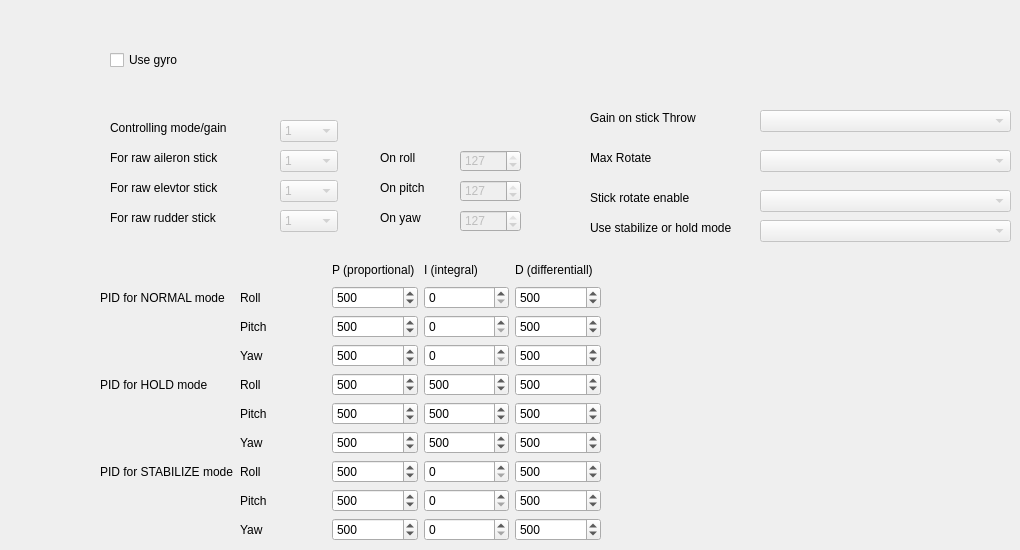
      <widget class="QWidget" name="tab_6">
       <attribute name="title">
        <string>Gyro</string>
       </attribute>
       <widget class="QCheckBox" name="cbGyro">
        <property name="geometry">
         <rect>
          <x>110</x>
          <y>50</y>
          <width>81</width>
          <height>20</height>
         </rect>
        </property>
        <property name="text">
         <string>Use gyro</string>
        </property>
       </widget>
       <widget class="QComboBox" name="comboBoxGyroMode">
        <property name="enabled">
         <bool>false</bool>
        </property>
        <property name="geometry">
         <rect>
          <x>280</x>
          <y>120</y>
          <width>58</width>
          <height>22</height>
         </rect>
        </property>
        <item>
         <property name="text">
          <string>1</string>
         </property>
        </item>
        <item>
         <property name="text">
          <string>2</string>
         </property>
        </item>
        <item>
         <property name="text">
          <string>3</string>
         </property>
        </item>
        <item>
         <property name="text">
          <string>4</string>
         </property>
        </item>
        <item>
         <property name="text">
          <string>5</string>
         </property>
        </item>
        <item>
         <property name="text">
          <string>6</string>
         </property>
        </item>
        <item>
         <property name="text">
          <string>7</string>
         </property>
        </item>
        <item>
         <property name="text">
          <string>8</string>
         </property>
        </item>
        <item>
         <property name="text">
          <string>9</string>
         </property>
        </item>
        <item>
         <property name="text">
          <string>10</string>
         </property>
        </item>
        <item>
         <property name="text">
          <string>11</string>
         </property>
        </item>
        <item>
         <property name="text">
          <string>12</string>
         </property>
        </item>
        <item>
         <property name="text">
          <string>13</string>
         </property>
        </item>
        <item>
         <property name="text">
          <string>14</string>
         </property>
        </item>
        <item>
         <property name="text">
          <string>15</string>
         </property>
        </item>
        <item>
         <property name="text">
          <string>16</string>
         </property>
        </item>
       </widget>
       <widget class="QLabel" name="label_35">
        <property name="geometry">
         <rect>
          <x>110</x>
          <y>120</y>
          <width>161</width>
          <height>16</height>
         </rect>
        </property>
        <property name="text">
         <string>Controlling mode/gain</string>
        </property>
       </widget>
       <widget class="QLabel" name="label_36">
        <property name="geometry">
         <rect>
          <x>110</x>
          <y>150</y>
          <width>161</width>
          <height>16</height>
         </rect>
        </property>
        <property name="text">
         <string>For raw aileron stick</string>
        </property>
       </widget>
       <widget class="QLabel" name="label_37">
        <property name="geometry">
         <rect>
          <x>110</x>
          <y>180</y>
          <width>161</width>
          <height>16</height>
         </rect>
        </property>
        <property name="text">
         <string>For raw elevtor stick</string>
        </property>
       </widget>
       <widget class="QLabel" name="label_38">
        <property name="geometry">
         <rect>
          <x>110</x>
          <y>210</y>
          <width>161</width>
          <height>16</height>
         </rect>
        </property>
        <property name="text">
         <string>For raw rudder stick</string>
        </property>
       </widget>
       <widget class="QComboBox" name="comboBoxGyroAilStick">
        <property name="enabled">
         <bool>false</bool>
        </property>
        <property name="geometry">
         <rect>
          <x>280</x>
          <y>150</y>
          <width>58</width>
          <height>22</height>
         </rect>
        </property>
        <item>
         <property name="text">
          <string>1</string>
         </property>
        </item>
        <item>
         <property name="text">
          <string>2</string>
         </property>
        </item>
        <item>
         <property name="text">
          <string>3</string>
         </property>
        </item>
        <item>
         <property name="text">
          <string>4</string>
         </property>
        </item>
        <item>
         <property name="text">
          <string>5</string>
         </property>
        </item>
        <item>
         <property name="text">
          <string>6</string>
         </property>
        </item>
        <item>
         <property name="text">
          <string>7</string>
         </property>
        </item>
        <item>
         <property name="text">
          <string>8</string>
         </property>
        </item>
        <item>
         <property name="text">
          <string>9</string>
         </property>
        </item>
        <item>
         <property name="text">
          <string>10</string>
         </property>
        </item>
        <item>
         <property name="text">
          <string>11</string>
         </property>
        </item>
        <item>
         <property name="text">
          <string>12</string>
         </property>
        </item>
        <item>
         <property name="text">
          <string>13</string>
         </property>
        </item>
        <item>
         <property name="text">
          <string>14</string>
         </property>
        </item>
        <item>
         <property name="text">
          <string>15</string>
         </property>
        </item>
        <item>
         <property name="text">
          <string>16</string>
         </property>
        </item>
       </widget>
       <widget class="QComboBox" name="comboBoxGyroElvStick">
        <property name="enabled">
         <bool>false</bool>
        </property>
        <property name="geometry">
         <rect>
          <x>280</x>
          <y>180</y>
          <width>58</width>
          <height>22</height>
         </rect>
        </property>
        <item>
         <property name="text">
          <string>1</string>
         </property>
        </item>
        <item>
         <property name="text">
          <string>2</string>
         </property>
        </item>
        <item>
         <property name="text">
          <string>3</string>
         </property>
        </item>
        <item>
         <property name="text">
          <string>4</string>
         </property>
        </item>
        <item>
         <property name="text">
          <string>5</string>
         </property>
        </item>
        <item>
         <property name="text">
          <string>6</string>
         </property>
        </item>
        <item>
         <property name="text">
          <string>7</string>
         </property>
        </item>
        <item>
         <property name="text">
          <string>8</string>
         </property>
        </item>
        <item>
         <property name="text">
          <string>9</string>
         </property>
        </item>
        <item>
         <property name="text">
          <string>10</string>
         </property>
        </item>
        <item>
         <property name="text">
          <string>11</string>
         </property>
        </item>
        <item>
         <property name="text">
          <string>12</string>
         </property>
        </item>
        <item>
         <property name="text">
          <string>13</string>
         </property>
        </item>
        <item>
         <property name="text">
          <string>14</string>
         </property>
        </item>
        <item>
         <property name="text">
          <string>15</string>
         </property>
        </item>
        <item>
         <property name="text">
          <string>16</string>
         </property>
        </item>
       </widget>
       <widget class="QComboBox" name="comboBoxGyroRudStick">
        <property name="enabled">
         <bool>false</bool>
        </property>
        <property name="geometry">
         <rect>
          <x>280</x>
          <y>210</y>
          <width>58</width>
          <height>22</height>
         </rect>
        </property>
        <item>
         <property name="text">
          <string>1</string>
         </property>
        </item>
        <item>
         <property name="text">
          <string>2</string>
         </property>
        </item>
        <item>
         <property name="text">
          <string>3</string>
         </property>
        </item>
        <item>
         <property name="text">
          <string>4</string>
         </property>
        </item>
        <item>
         <property name="text">
          <string>5</string>
         </property>
        </item>
        <item>
         <property name="text">
          <string>6</string>
         </property>
        </item>
        <item>
         <property name="text">
          <string>7</string>
         </property>
        </item>
        <item>
         <property name="text">
          <string>8</string>
         </property>
        </item>
        <item>
         <property name="text">
          <string>9</string>
         </property>
        </item>
        <item>
         <property name="text">
          <string>10</string>
         </property>
        </item>
        <item>
         <property name="text">
          <string>11</string>
         </property>
        </item>
        <item>
         <property name="text">
          <string>12</string>
         </property>
        </item>
        <item>
         <property name="text">
          <string>13</string>
         </property>
        </item>
        <item>
         <property name="text">
          <string>14</string>
         </property>
        </item>
        <item>
         <property name="text">
          <string>15</string>
         </property>
        </item>
        <item>
         <property name="text">
          <string>16</string>
         </property>
        </item>
       </widget>
       <widget class="QLabel" name="label_39">
        <property name="geometry">
         <rect>
          <x>380</x>
          <y>150</y>
          <width>55</width>
          <height>16</height>
         </rect>
        </property>
        <property name="text">
         <string>On roll</string>
        </property>
       </widget>
       <widget class="QLabel" name="label_40">
        <property name="geometry">
         <rect>
          <x>380</x>
          <y>180</y>
          <width>55</width>
          <height>16</height>
         </rect>
        </property>
        <property name="text">
         <string>On pitch</string>
        </property>
       </widget>
       <widget class="QLabel" name="label_41">
        <property name="geometry">
         <rect>
          <x>380</x>
          <y>210</y>
          <width>55</width>
          <height>16</height>
         </rect>
        </property>
        <property name="text">
         <string>On yaw</string>
        </property>
       </widget>
       <widget class="QSpinBox" name="sbGainRoll">
        <property name="enabled">
         <bool>false</bool>
        </property>
        <property name="geometry">
         <rect>
          <x>460</x>
          <y>150</y>
          <width>61</width>
          <height>22</height>
         </rect>
        </property>
        <property name="minimum">
         <number>-127</number>
        </property>
        <property name="maximum">
         <number>127</number>
        </property>
        <property name="value">
         <number>127</number>
        </property>
       </widget>
       <widget class="QSpinBox" name="sbGainPitch">
        <property name="enabled">
         <bool>false</bool>
        </property>
        <property name="geometry">
         <rect>
          <x>460</x>
          <y>180</y>
          <width>61</width>
          <height>22</height>
         </rect>
        </property>
        <property name="minimum">
         <number>-127</number>
        </property>
        <property name="maximum">
         <number>127</number>
        </property>
        <property name="value">
         <number>127</number>
        </property>
       </widget>
       <widget class="QSpinBox" name="sbGainYaw">
        <property name="enabled">
         <bool>false</bool>
        </property>
        <property name="geometry">
         <rect>
          <x>460</x>
          <y>210</y>
          <width>61</width>
          <height>22</height>
         </rect>
        </property>
        <property name="minimum">
         <number>-127</number>
        </property>
        <property name="maximum">
         <number>127</number>
        </property>
        <property name="value">
         <number>127</number>
        </property>
       </widget>
       <widget class="QLabel" name="label_42">
        <property name="geometry">
         <rect>
          <x>590</x>
          <y>110</y>
          <width>131</width>
          <height>16</height>
         </rect>
        </property>
        <property name="text">
         <string>Gain on stick Throw</string>
        </property>
       </widget>
       <widget class="QComboBox" name="comboBoxGyroStickGain">
        <property name="enabled">
         <bool>false</bool>
        </property>
        <property name="geometry">
         <rect>
          <x>760</x>
          <y>110</y>
          <width>251</width>
          <height>22</height>
         </rect>
        </property>
       </widget>
       <widget class="QLabel" name="label_43">
        <property name="geometry">
         <rect>
          <x>590</x>
          <y>150</y>
          <width>111</width>
          <height>16</height>
         </rect>
        </property>
        <property name="text">
         <string>Max Rotate</string>
        </property>
       </widget>
       <widget class="QComboBox" name="comboBoxGyroMaxRotate">
        <property name="enabled">
         <bool>false</bool>
        </property>
        <property name="geometry">
         <rect>
          <x>760</x>
          <y>150</y>
          <width>251</width>
          <height>22</height>
         </rect>
        </property>
       </widget>
       <widget class="QLabel" name="label_44">
        <property name="geometry">
         <rect>
          <x>590</x>
          <y>190</y>
          <width>141</width>
          <height>16</height>
         </rect>
        </property>
        <property name="text">
         <string>Stick rotate enable</string>
        </property>
       </widget>
       <widget class="QComboBox" name="comboBoxGyroStickRotateEnable">
        <property name="enabled">
         <bool>false</bool>
        </property>
        <property name="geometry">
         <rect>
          <x>760</x>
          <y>190</y>
          <width>251</width>
          <height>22</height>
         </rect>
        </property>
       </widget>
       <widget class="QLabel" name="label_45">
        <property name="geometry">
         <rect>
          <x>590</x>
          <y>220</y>
          <width>161</width>
          <height>16</height>
         </rect>
        </property>
        <property name="text">
         <string>Use stabilize or hold mode</string>
        </property>
       </widget>
       <widget class="QComboBox" name="comboBoxGyroStabMode">
        <property name="enabled">
         <bool>false</bool>
        </property>
        <property name="geometry">
         <rect>
          <x>760</x>
          <y>220</y>
          <width>251</width>
          <height>22</height>
         </rect>
        </property>
       </widget>
       <widget class="QWidget" name="">
        <property name="geometry">
         <rect>
          <x>100</x>
          <y>260</y>
          <width>501</width>
          <height>281</height>
         </rect>
        </property>
        <layout class="QGridLayout" name="gridLayout">
         <item row="0" column="2">
          <widget class="QLabel" name="label_60">
           <property name="text">
            <string>P (proportional)</string>
           </property>
          </widget>
         </item>
         <item row="0" column="3">
          <widget class="QLabel" name="label_61">
           <property name="text">
            <string>I (integral)</string>
           </property>
          </widget>
         </item>
         <item row="0" column="4">
          <widget class="QLabel" name="label_62">
           <property name="text">
            <string>D (differentiall)</string>
           </property>
          </widget>
         </item>
         <item row="1" column="0">
          <widget class="QLabel" name="label_18">
           <property name="text">
            <string>PID for NORMAL mode</string>
           </property>
          </widget>
         </item>
         <item row="1" column="1">
          <widget class="QLabel" name="label_51">
           <property name="text">
            <string>Roll</string>
           </property>
           <property name="alignment">
            <set>Qt::AlignLeading|Qt::AlignLeft|Qt::AlignVCenter</set>
           </property>
          </widget>
         </item>
         <item row="1" column="2">
          <widget class="QSpinBox" name="sbPidNormalRollP">
           <property name="maximum">
            <number>2000</number>
           </property>
           <property name="value">
            <number>500</number>
           </property>
          </widget>
         </item>
         <item row="1" column="3">
          <widget class="QSpinBox" name="sbPidNormalRollI">
           <property name="maximum">
            <number>2000</number>
           </property>
          </widget>
         </item>
         <item row="1" column="4">
          <widget class="QSpinBox" name="sbPidNormalRollD">
           <property name="maximum">
            <number>2000</number>
           </property>
           <property name="value">
            <number>500</number>
           </property>
          </widget>
         </item>
         <item row="2" column="1">
          <widget class="QLabel" name="label_52">
           <property name="text">
            <string>Pitch</string>
           </property>
           <property name="alignment">
            <set>Qt::AlignLeading|Qt::AlignLeft|Qt::AlignVCenter</set>
           </property>
          </widget>
         </item>
         <item row="2" column="2">
          <widget class="QSpinBox" name="sbPidNormalPitchP">
           <property name="maximum">
            <number>2000</number>
           </property>
           <property name="value">
            <number>500</number>
           </property>
          </widget>
         </item>
         <item row="2" column="3">
          <widget class="QSpinBox" name="sbPidNormalPitchI">
           <property name="maximum">
            <number>2000</number>
           </property>
          </widget>
         </item>
         <item row="2" column="4">
          <widget class="QSpinBox" name="sbPidNormalPitchD">
           <property name="maximum">
            <number>2000</number>
           </property>
           <property name="value">
            <number>500</number>
           </property>
          </widget>
         </item>
         <item row="3" column="1">
          <widget class="QLabel" name="label_53">
           <property name="text">
            <string>Yaw</string>
           </property>
           <property name="alignment">
            <set>Qt::AlignLeading|Qt::AlignLeft|Qt::AlignVCenter</set>
           </property>
          </widget>
         </item>
         <item row="3" column="2">
          <widget class="QSpinBox" name="sbPidNormalYawP">
           <property name="maximum">
            <number>2000</number>
           </property>
           <property name="value">
            <number>500</number>
           </property>
          </widget>
         </item>
         <item row="3" column="3">
          <widget class="QSpinBox" name="sbPidNormalYawI">
           <property name="maximum">
            <number>2000</number>
           </property>
          </widget>
         </item>
         <item row="3" column="4">
          <widget class="QSpinBox" name="sbPidNormalYawD">
           <property name="maximum">
            <number>2000</number>
           </property>
           <property name="value">
            <number>500</number>
           </property>
          </widget>
         </item>
         <item row="4" column="0">
          <widget class="QLabel" name="label_49">
           <property name="text">
            <string>PID for HOLD mode</string>
           </property>
          </widget>
         </item>
         <item row="4" column="1">
          <widget class="QLabel" name="label_54">
           <property name="text">
            <string>Roll</string>
           </property>
           <property name="alignment">
            <set>Qt::AlignLeading|Qt::AlignLeft|Qt::AlignVCenter</set>
           </property>
          </widget>
         </item>
         <item row="4" column="2">
          <widget class="QSpinBox" name="sbPidHoldRollP">
           <property name="maximum">
            <number>2000</number>
           </property>
           <property name="value">
            <number>500</number>
           </property>
          </widget>
         </item>
         <item row="4" column="3">
          <widget class="QSpinBox" name="sbPidHoldRollI">
           <property name="maximum">
            <number>2000</number>
           </property>
           <property name="value">
            <number>500</number>
           </property>
          </widget>
         </item>
         <item row="4" column="4">
          <widget class="QSpinBox" name="sbPidHoldRollD">
           <property name="maximum">
            <number>2000</number>
           </property>
           <property name="value">
            <number>500</number>
           </property>
          </widget>
         </item>
         <item row="5" column="1">
          <widget class="QLabel" name="label_56">
           <property name="text">
            <string>Pitch</string>
           </property>
           <property name="alignment">
            <set>Qt::AlignLeading|Qt::AlignLeft|Qt::AlignVCenter</set>
           </property>
          </widget>
         </item>
         <item row="5" column="2">
          <widget class="QSpinBox" name="sbPidHoldPitchP">
           <property name="maximum">
            <number>2000</number>
           </property>
           <property name="value">
            <number>500</number>
           </property>
          </widget>
         </item>
         <item row="5" column="3">
          <widget class="QSpinBox" name="sbPidHoldPitchI">
           <property name="maximum">
            <number>2000</number>
           </property>
           <property name="value">
            <number>500</number>
           </property>
          </widget>
         </item>
         <item row="5" column="4">
          <widget class="QSpinBox" name="sbPidHoldPitchD">
           <property name="maximum">
            <number>2000</number>
           </property>
           <property name="value">
            <number>500</number>
           </property>
          </widget>
         </item>
         <item row="6" column="1">
          <widget class="QLabel" name="label_55">
           <property name="text">
            <string>Yaw</string>
           </property>
           <property name="alignment">
            <set>Qt::AlignLeading|Qt::AlignLeft|Qt::AlignVCenter</set>
           </property>
          </widget>
         </item>
         <item row="6" column="2">
          <widget class="QSpinBox" name="sbPidHoldYawP">
           <property name="maximum">
            <number>2000</number>
           </property>
           <property name="value">
            <number>500</number>
           </property>
          </widget>
         </item>
         <item row="6" column="3">
          <widget class="QSpinBox" name="sbPidHoldYawI">
           <property name="maximum">
            <number>2000</number>
           </property>
           <property name="value">
            <number>500</number>
           </property>
          </widget>
         </item>
         <item row="6" column="4">
          <widget class="QSpinBox" name="sbPidHoldYawD">
           <property name="maximum">
            <number>2000</number>
           </property>
           <property name="value">
            <number>500</number>
           </property>
          </widget>
         </item>
         <item row="7" column="0">
          <widget class="QLabel" name="label_50">
           <property name="text">
            <string>PID for STABILIZE mode</string>
           </property>
          </widget>
         </item>
         <item row="7" column="1">
          <widget class="QLabel" name="label_58">
           <property name="text">
            <string>Roll</string>
           </property>
           <property name="alignment">
            <set>Qt::AlignLeading|Qt::AlignLeft|Qt::AlignVCenter</set>
           </property>
          </widget>
         </item>
         <item row="7" column="2">
          <widget class="QSpinBox" name="sbPidStabRollP">
           <property name="maximum">
            <number>2000</number>
           </property>
           <property name="value">
            <number>500</number>
           </property>
          </widget>
         </item>
         <item row="7" column="3">
          <widget class="QSpinBox" name="sbPidStabRollI">
           <property name="maximum">
            <number>2000</number>
           </property>
          </widget>
         </item>
         <item row="7" column="4">
          <widget class="QSpinBox" name="sbPidStabRollD">
           <property name="maximum">
            <number>2000</number>
           </property>
           <property name="value">
            <number>500</number>
           </property>
          </widget>
         </item>
         <item row="8" column="1">
          <widget class="QLabel" name="label_59">
           <property name="text">
            <string>Pitch</string>
           </property>
           <property name="alignment">
            <set>Qt::AlignLeading|Qt::AlignLeft|Qt::AlignVCenter</set>
           </property>
          </widget>
         </item>
         <item row="8" column="2">
          <widget class="QSpinBox" name="sbPidStabPitchP">
           <property name="maximum">
            <number>2000</number>
           </property>
           <property name="value">
            <number>500</number>
           </property>
          </widget>
         </item>
         <item row="8" column="3">
          <widget class="QSpinBox" name="sbPidStabPitchI">
           <property name="maximum">
            <number>2000</number>
           </property>
          </widget>
         </item>
         <item row="8" column="4">
          <widget class="QSpinBox" name="sbPidStabPitchD">
           <property name="maximum">
            <number>2000</number>
           </property>
           <property name="value">
            <number>500</number>
           </property>
          </widget>
         </item>
         <item row="9" column="1">
          <widget class="QLabel" name="label_57">
           <property name="text">
            <string>Yaw</string>
           </property>
           <property name="alignment">
            <set>Qt::AlignLeading|Qt::AlignLeft|Qt::AlignVCenter</set>
           </property>
          </widget>
         </item>
         <item row="9" column="2">
          <widget class="QSpinBox" name="sbPidStabYawP">
           <property name="maximum">
            <number>2000</number>
           </property>
           <property name="value">
            <number>500</number>
           </property>
          </widget>
         </item>
         <item row="9" column="3">
          <widget class="QSpinBox" name="sbPidStabYawI">
           <property name="maximum">
            <number>2000</number>
           </property>
          </widget>
         </item>
         <item row="9" column="4">
          <widget class="QSpinBox" name="sbPidStabYawD">
           <property name="maximum">
            <number>2000</number>
           </property>
           <property name="value">
            <number>500</number>
           </property>
          </widget>
         </item>
        </layout>
       </widget>
      </widget>
